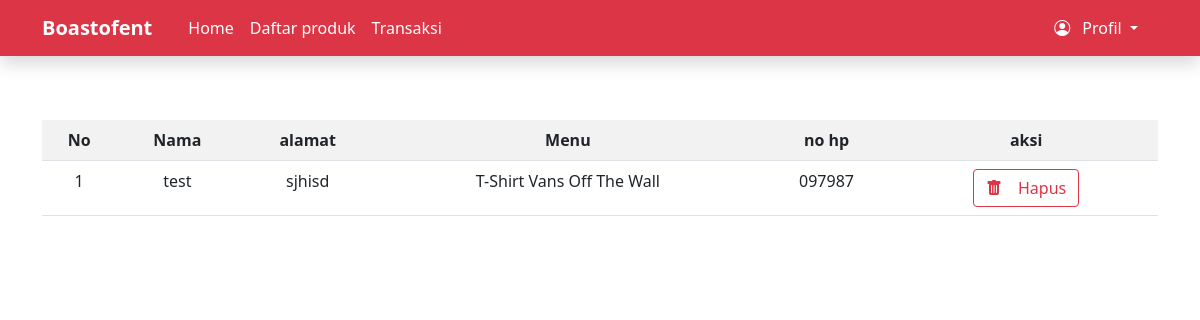
Screenshot of /Admin/order/order.php (signed in) with the database file from the repository.
### tables this page shows
CREATE TABLE `transaksi` (
  `id_transaksi` int(11) NOT NULL,
  `id_produk` int(11) NOT NULL,
  `nama_pemesan` varchar(30) NOT NULL,
  `alamat_pengiriman` varchar(100) NOT NULL,
  `no_hp` varchar(15) NOT NULL
);

CREATE TABLE `produk` (
  `id_produk` int(11) NOT NULL,
  `nama` varchar(30) NOT NULL,
  `foto` varchar(100) NOT NULL,
  `deskripsi` text NOT NULL,
  `harga` varchar(11) NOT NULL
);

### conn.php (called while the page is built, shortened)
<?php
$conn = mysqli_connect("localhost","root", "", "boastofent")
        or die ('gagal terkoneksi ke database');
function query ($query) {
    global $conn;
    $result = mysqli_query($conn,$query);
    $rows = [];
    while ( $row = mysqli_fetch_assoc($result) ) {
        $rows[] = $row;
    }
    return $rows;
}
?>

### Admin/order/order.php (the view, shortened to what this page needs)
<?php
require '../../conn.php';
$transaksi = query("SELECT * FROM transaksi LEFT JOIN produk USING(id_produk) ORDER BY id_transaksi DESC");
?>
<!DOCTYPE html>
<html lang="en">
<head>
    <link rel="stylesheet" href="../../css/bootstrap.css">
    <link rel="stylesheet" href="https://cdn.jsdelivr.net/npm/bootstrap-icons@1.8.1/font/bootstrap-icons.css">
</head>
<body>
    <nav class="navbar navbar-expand-lg navbar-light fixed-top bg-danger shadow">
        <div class="container ">
            <a class="navbar-brand text-white" href="#"><b>Boastofent</b></a>
            <div class="container-fluid">
                <div class="collapse navbar-collapse" id="navbarSupportedContent">
                    <div class="collapse navbar-collapse" id="navbarSupportedContent">
                        <div class="navbar-nav text-center">
                            <li><a class="nav-link active text-white" aria-current="page" href="../index.php">Home</a>
                            </li>
                            <li><a class="nav-link active text-white" aria-current="page"
                                    href="../produk/produk.php">Daftar
                                    produk</a></li>
                            <li><a class="nav-link active text-white" aria-current="page" href="order.php">Transaksi</a>
                            </li>
                        </div>
                    </div>
                    <ul class="nav navbar-nav navbar-right navbar-light">
                        <li class="nav-item dropdown text-center">
                            <a class="nav-link dropdown-toggle active text-white" href="#" id="navbarDropdown"
                                role="button" data-bs-toggle="dropdown" aria-expanded="false"><i
                                    class="bi bi-person-circle me-2 "></i>
                                Profil
                            </a>
                        </li>
                    </ul>
                </div>
            </div>
    </nav>
    <div class="container mt-5">
        <div class="pt-5 pb-3">
            <table class="table table-striped responsive mt-4 w-100 text-center">
                <tr>
                    <th>No</th>
                    <th>Nama</th>
                    <th>alamat</th>
                    <th>Menu</th>
                    <th>no hp</th>
                    <th>aksi</th>
                </tr>
                <?php $i=1; ?>
                <?php foreach($transaksi as $row){ ?>
                <tr>
                    <td><?php echo $i; ?></td>
                    <td><?php echo $row["nama_pemesan"] ?></td>
                    <td><?php echo $row["alamat_pengiriman"] ?></td>
                    <td><?= $row["nama"]  ?></td>
                    <td><?php echo $row["no_hp"] ?></td>
                    <td>
                        <a href="delete.php?id=<?php echo $row['id_transaksi'] ?>" onclick="
                return confirm('Yakin Ingin menghapus data ini?')" class="btn btn-outline-danger mx-2"><i
                                class="bi bi-trash-fill me-3"></i>Hapus</a>
                    </td>
                </tr>
                <?php $i++ ?>
                <?php } ?>
            </table>
        </div>
    </div>
</body>
</html>

### rows the page displays
transaksi: nama_pemesan "test", alamat_pengiriman "sjhisd", id_produk.nama "T-Shirt Vans Off The Wall", no_hp "097987"
